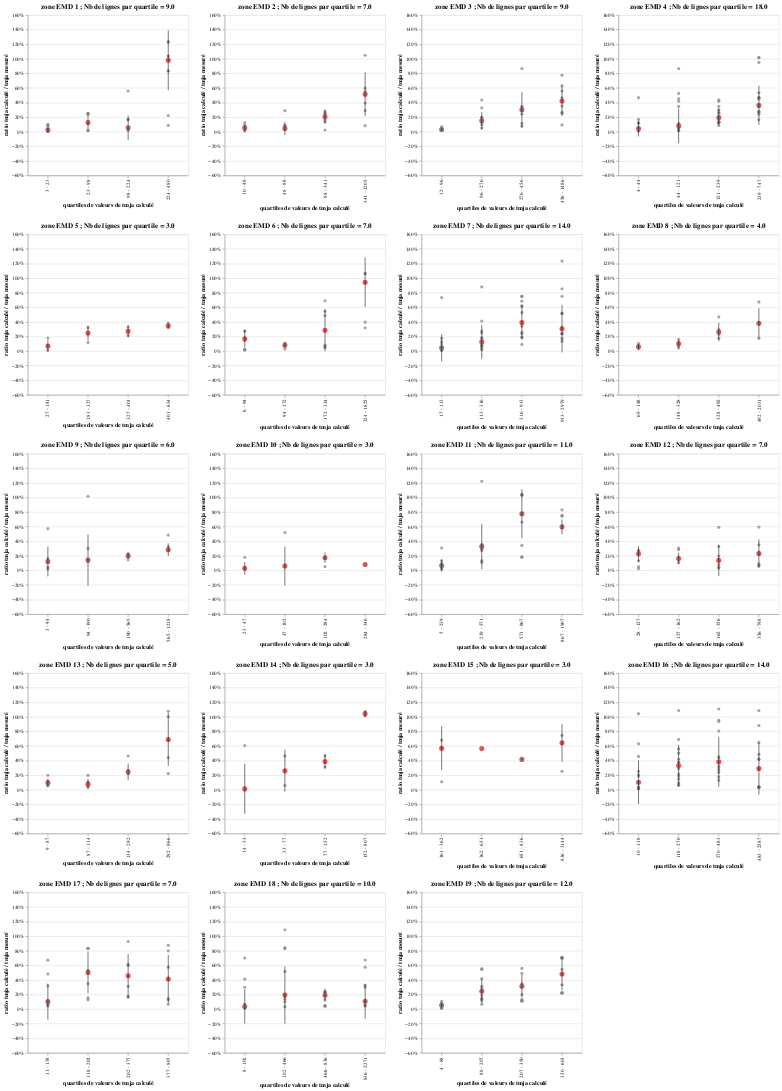

The notebook cell saved with this chart:
### Code cell
VisuQualiteEstimationCalcul
